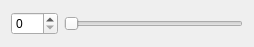
<?xml version="1.0" encoding="UTF-8"?>
<ui version="4.0">
 <class>Test</class>
 <widget class="QWidget" name="Test">
  <property name="geometry">
   <rect>
    <x>0</x>
    <y>0</y>
    <width>254</width>
    <height>47</height>
   </rect>
  </property>
  <property name="windowTitle">
   <string>Form</string>
  </property>
  <layout class="QHBoxLayout" name="horizontalLayout">
   <item>
    <widget class="QSpinBox" name="spinBox">
     <property name="maximum">
      <number>520</number>
     </property>
    </widget>
   </item>
   <item>
    <widget class="QSlider" name="horizontalSlider">
     <property name="maximum">
      <number>520</number>
     </property>
     <property name="orientation">
      <enum>Qt::Horizontal</enum>
     </property>
    </widget>
   </item>
  </layout>
 </widget>
 <resources/>
 <connections/>
</ui>
